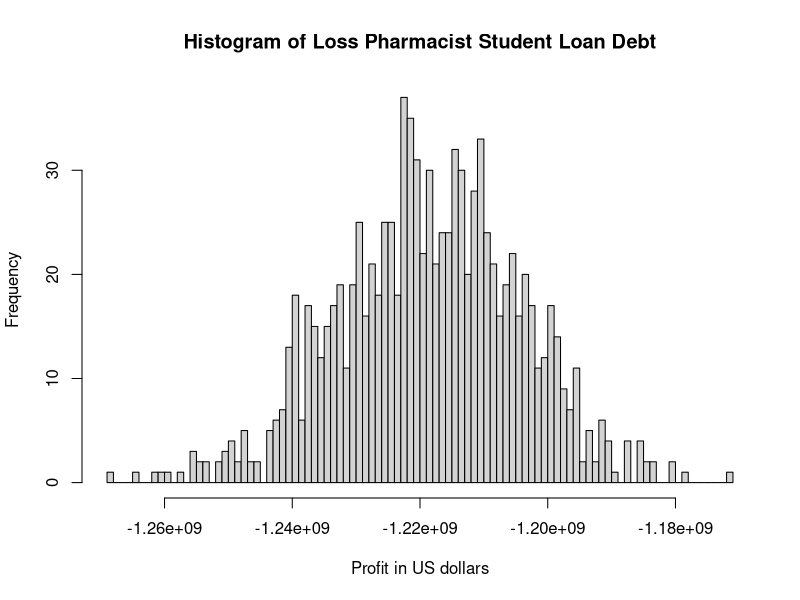

R code for this plot: (Note: a time limit stopped this script after it produced the figure.)
## ---- chunk 1

# PACKAGES AND DEPENDENT CODE FROM CODE.RMD

library(readr)
library(knitr)
library(ggplot2)
library(dplyr)

library(ggpubr)


knitr::opts_chunk$set(dev = 'pdf')

## ---- chunk 2
loan <- 144000
default_rate <- 0.07
#approx around 7 years to pay all the loan back
default_loss <- -174115
n_loans <- 100000

# Monte Carlo method 
B <- 1000 # Number of iterations 
results <- replicate(B,{ 
    
        temp <-sample(c(0,default_loss),n_loans,prob=c(1-default_rate, default_rate),
                      replace = TRUE) 
        sum(temp)})

# Comparisson between calculated result and Monte Carlo result

cat("Calculation result:", n_loans * default_rate * default_loss, "\n")
cat("Monte Carlo result:",mean(results))
## ---- chunk 3
hist(results,breaks=100,xlab="Profit in US dollars", 
   main="Histogram of Loss Pharmacist Student Loan Debt")
## ---- chunk 4
#25% of the sudent debt, is help by active student

interest_rate <- 0.000    # Start with a 0% interest

result <- 0

proportion <- c(1-default_rate,default_rate)
while (result <= 0){ # Each iteration increases the interest rate until the bank's profit is greater than $0.
    interest_rate <- interest_rate + 0.001 # Increase interest by 0.1%, to find the interest rate to to set the profit to zero 
    result <- mean(replicate(B,{ #Monte Carlo Method
                        temp <- sample(c(loan*interest_rate,default_loss), n_loans, prob = proportion, replace = TRUE)
                        
                        sum(temp)
    }))
}

cat("Interest from Simulation:", interest_rate, "\n")

cat("Interest from Equation", -(default_loss * default_rate / (1-default_rate))/loan)

## ---- chunk 5
simu <- replicate(B,{temp <- sample(c(loan*0.092,default_loss), n_loans, prob = proportion, replace = TRUE)
                    sum(temp)
    })


mean(simu <=0)
hist(simu,breaks=100,xlab="Profit in US dollars", 
   main="Histogram of Profit from Scamming Pharmacists")
